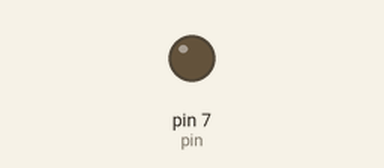
This sketch was run on a simulated Arduino Uno, built with avr-gcc and run on an emulated ATmega328P. Parts: output pins drawn as LEDs (lit = HIGH). Dashed ring = blinking. At 2.0 s the program stops and its outputs stay as they are.

Above: at 0.5 s.
At 1.85 s:
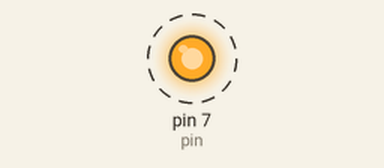
Timing chart, 0 to 3.0 s (numbered marks = the images above):
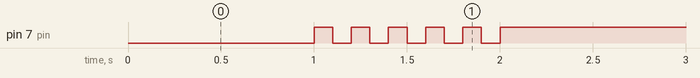

The sketch:

05_practice_2.ino
```cpp
int pin = 7;

void setup() {
  // put your setup code here, to run once:
  pinMode(pin, OUTPUT);

}

void loop() {
  // put your main code here, to run repeatedly:
  digitalWrite(pin, 0);
  delay(1000);
  for (int i = 0; i < 5; i++) {
    digitalWrite(pin, 1);
    delay(100);
    digitalWrite(pin, 0);
    delay(100);
  }
  digitalWrite(pin, 1);
  while(1) {}

}
```

Measured:
- by itself, pin 7 (pin): alternates HIGH for 0.10 s and LOW for 0.10 s, 11 changes in all, then stays HIGH
